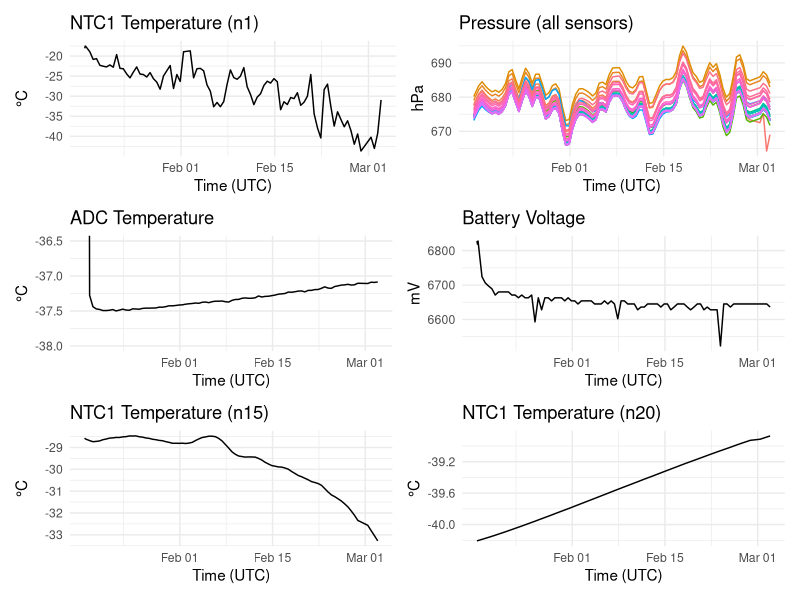

This figure's R source:
## ---- chunk 1
library(ggplot2)
library(dplyr)
library(tidyr)
library(patchwork)
## ---- chunk 2

#' Extract a substring block from a hex string
#'
#' @param s Character scalar. Full hex string.
#' @param pos Integer. 1-based start position in `s`.
#' @param n Integer. Number of characters to extract.
#' @return Character scalar of length `n` (or shorter if `s` ends early).
hex_block <- function(s, pos, n) substr(s, pos, pos + n - 1L)


#' Convert hexadecimal string to an unsigned number (robust)
#'
#' Robustly converts a hexadecimal string to a numeric value.
#' This avoids potential overflow issues of `strtoi()` for unsigned 32-bit values
#' (e.g., Unix time encoded as 8 hex chars).
#'
#' @param h Character scalar. Hex string (e.g., "1A18", "FFFFFFFF").
#' @return Numeric scalar (or `NA_real_` if parsing fails).
#' @examples
#' hex_to_uint("1a18")     # 6680
#' hex_to_uint("FFFFFFFF") # 4294967295
hex_to_uint <- function(h) {
  if (is.na(h) || h == "" || nchar(h) == 0L) return(NA_real_)
  h <- toupper(h)

  chars <- strsplit(h, "", fixed = TRUE)[[1]]
  # Map '0'..'9','A'..'F' -> 0..15
  nibble <- match(chars, c(as.character(0:9), LETTERS[1:6])) - 1L
  if (any(is.na(nibble))) return(NA_real_)

  # Accumulate in base-16 (numeric is exact up to 2^53)
  v <- 0
  for (d in nibble) v <- v * 16 + d
  v
}


#' Convert hexadecimal string to signed integer (two's complement)
#'
#' Interprets an unsigned hex value as a signed two's-complement integer
#' of given bit width.
#'
#' @param h Character scalar. Hex string.
#' @param bits Integer. Bit width (e.g., 16, 24).
#' @return Integer scalar (or `NA_integer_` if parsing fails).
#' @examples
#' hex_to_int("FF", 8)     # -1
#' hex_to_int("8000", 16)  # -32768
hex_to_int <- function(h, bits) {
  v <- hex_to_uint(h)
  if (is.na(v)) return(NA_integer_)

  sign_bit <- 2^(bits - 1L)
  if (v >= sign_bit) v <- v - 2^bits

  as.integer(v)
}


#' Get decoding specification for a field name
#'
#' Returns the number of hex characters (`n_hex`) and a decoding function
#' to convert the corresponding block into a value.
#'
#' Rules implemented:
#' - `time_unix`: 8 hex chars, unsigned
#' - `adc_temp`: 6 hex chars, signed 24-bit
#' - `battery_mv`: 4 hex chars, unsigned (uint16)
#' - `*.gnd`: 4 hex chars, signed 16-bit
#' - `*.ntc1`, `*.ntc2`, `*.pressure`: 6 hex chars, signed 24-bit
#'
#' @param name Character scalar. Field name from the schema.
#' @return List with elements `n_hex` (integer) and `decode` (function).
field_spec <- function(name) {
  if (name == "time_unix") {
    return(list(n_hex = 8L, decode = hex_to_uint))
  }
  if (name == "adc_temp") {
    return(list(n_hex = 6L, decode = function(h) hex_to_int(h, bits = 24L)))
  }
  if (name == "battery_mv") {
    return(list(n_hex = 4L, decode = hex_to_uint))
  }

  if (grepl("\\.gnd$", name)) {
    return(list(n_hex = 4L, decode = function(h) hex_to_int(h, bits = 16L)))
  }
  if (grepl("\\.(ntc1|ntc2|pressure|testSB)$", name)) {
    return(list(n_hex = 6L, decode = function(h) hex_to_int(h, bits = 24L)))
  }

  stop("No decoding rule for field: ", name)
}


#' Decode a hex-encoded record according to a schema
#'
#' Decodes a single hex string into named values according to a schema that
#' specifies the order and names of fields. Fields are separated by whitespace.
#'
#' @param schema Character scalar. Whitespace-separated field names.
#'   Example: `"time_unix adc_temp n1.ntc1 n1.ntc2 n1.gnd n1.pressure battery_mv"`.
#' @param hex_string Character scalar. The full hex payload to decode.
#' @return Named list with one element per schema field.
#' @examples
#' schema <- "time_unix adc_temp n1.ntc1 n1.ntc2 n1.gnd n1.pressure battery_mv"
#' # decoded <- decode_hex_line(schema, "6971e7d2...1a18")
decode_hex_line <- function(schema, hex_string) {
  fields <- strsplit(trimws(schema), "\\s+")[[1]]
  out <- vector("list", length(fields))
  names(out) <- fields

  pos <- 1L
  for (i in seq_along(fields)) {
    sp <- field_spec(fields[i])
    block <- hex_block(hex_string, pos, sp$n_hex)

    out[[i]] <- if (nchar(block) == sp$n_hex) sp$decode(block) else NA
    pos <- pos + sp$n_hex
  }

  # Warn if extra characters remain (usually indicates schema mismatch)
  if (pos <= nchar(hex_string)) {
    leftover <- substr(hex_string, pos, nchar(hex_string))
    if (nchar(trimws(leftover)) > 0L) {
      warning("Unused trailing hex characters: ", leftover)
    }
  }

  out
}
## ---- chunk 3
#' Check plausibility of decoded sensor values
#'
#' Performs a simple plausibility check on decoded sensor data.
#' Ground reference values (`*.gnd`) must lie between -1000 and -500,
#' and pressure values (`*.pressure`) between 620000 and 740000.
#'
#' If all values fall within the expected ranges, a message "Plausibility check: OK"
#' is printed. Otherwise a warning is issued.
#'
#' @param decoded Named list returned by `decode_hex_line()`.
#'
#' @return Invisibly returns `NULL`. The function is intended for quick validation.
#'
#' @examples
#' decoded <- decode_hex_line(schema, hex_string)
#' check_plausibility(decoded)
check_plausibility <- function(decoded) {
  gnd  <- unlist(decoded[grep("\\.gnd$", names(decoded))])
  pres <- unlist(decoded[grep("\\.pressure$", names(decoded))])

  if (all(gnd >= -1000 & gnd <= -500, na.rm = TRUE) &&
      all(pres >= 620000 & pres <= 740000, na.rm = TRUE)) {
    message("Plausibility check: OK")
  } else {
    warning("Plausibility check failed")
  }
}
## ---- chunk 4
schema_head03 <- "time_unix	adc_temp	n1.ntc1	n1.ntc2	n1.gnd	n1.pressure	n2.ntc1	n2.ntc2	n2.gnd	n2.pressure	n3.ntc1	n3.ntc2	n3.gnd	n3.pressure	n4.ntc1	n4.ntc2	n4.gnd	n4.pressure	n5.ntc1	n5.ntc2	n5.gnd	n5.pressure	n6.ntc1	n6.ntc2	n6.gnd	n6.pressure	n7.ntc1	n7.ntc2	n7.gnd	n7.pressure	n8.ntc1	n8.ntc2	n8.gnd	n8.pressure	n9.ntc1	n9.ntc2	n9.gnd	n9.pressure	n10.ntc1	n10.ntc2	n10.gnd	n10.pressure	n11.ntc1	n11.ntc2	n11.gnd	n11.pressure	n12.ntc1	n12.ntc2	n12.gnd	n12.pressure	n13.ntc1	n13.ntc2	n13.gnd	n13.pressure	n14.ntc1	n14.ntc2	n14.gnd	n14.pressure	n15.ntc1	n15.ntc2	n15.gnd	n15.pressure	n16.ntc1	n16.ntc2	n16.gnd	n16.pressure	n17.ntc1	n17.ntc2	n17.gnd	n17.pressure	n18.ntc1	n18.ntc2	n18.gnd	n18.pressure	n19.ntc1	n19.ntc2	n19.gnd	n19.pressure	n20.ntc1	n20.ntc2	n20.gnd	n20.pressure	n21.ntc1	n21.ntc2	n21.gnd	n21.pressure	n22.ntc1	n22.ntc2	n22.gnd	n22.pressure	n23.ntc1	n23.ntc2	n23.gnd	n23.pressure	n24.ntc1	n24.ntc2	n24.gnd	n24.pressure	n25.ntc1	n25.ntc2	n25.gnd	n25.pressure	n26.ntc1	n26.ntc2	n26.gnd	n26.pressure	n27.ntc1	n27.ntc2	n27.gnd	n27.pressure	n28.ntc1	n28.ntc2	n28.gnd	n28.pressure	n29.ntc1	n29.ntc2	n29.gnd	n29.pressure	n30.ntc1	n30.ntc2	n30.gnd	n30.pressure	n31.ntc1	n31.ntc2	n31.gnd	n31.pressure	n32.ntc1	n32.ntc2	n32.gnd	n32.pressure	n33.ntc1	n33.ntc2	n33.gnd	n33.pressure	n34.ntc1	n34.ntc2	n34.gnd	n34.pressure	n35.ntc1	n35.ntc2	n35.gnd	n35.pressure	battery_mv"

schema_head04 <- "time_unix	adc_temp	n1.ntc1	n1.ntc2	n1.testSB	n1.gnd	n2.ntc1	n2.ntc2	n2.testSB	n2.gnd	n3.ntc1	n3.ntc2	n3.testSB	n3.gnd	n4.ntc1	n4.ntc2	n4.testSB	n4.gnd	n5.ntc1	n5.ntc2	n5.testSB	n5.gnd	n6.ntc1	n6.ntc2	n6.testSB	n6.gnd	n7.ntc1	n7.ntc2	n7.testSB	n7.gnd	n8.ntc1	n8.ntc2	n8.testSB	n8.gnd	n9.ntc1	n9.ntc2	n9.testSB	n9.gnd	n10.ntc1	n10.ntc2	n10.testSB	n10.gnd	n11.ntc1	n11.ntc2	n11.testSB	n11.gnd	n12.ntc1	n12.ntc2	n12.testSB	n12.gnd	n13.ntc1	n13.ntc2	n13.testSB	n13.gnd	n14.ntc1	n14.ntc2	n14.testSB	n14.gnd	n15.ntc1	n15.ntc2	n15.testSB	n15.gnd	n16.ntc1	n16.ntc2	n16.testSB	n16.gnd	n17.ntc1	n17.ntc2	n17.testSB	n17.gnd	n18.ntc1	n18.ntc2	n18.testSB	n18.gnd	n19.ntc1	n19.ntc2	n19.testSB	n19.gnd	n20.ntc1	n20.ntc2	n20.testSB	n20.gnd	n21.ntc1	n21.ntc2	n21.testSB	n21.gnd	n22.ntc1	n22.ntc2	n22.testSB	n22.gnd	n23.ntc1	n23.ntc2	n23.testSB	n23.gnd	n24.ntc1	n24.ntc2	n24.testSB	n24.gnd	n25.ntc1	n25.ntc2	n25.testSB	n25.gnd	battery_mv"


## ---- chunk 5

example_head03 <- "6971e7d236cc371ed93a1ebdd7fccc0a571a48041d47dd5afcf90a5827477e02478b2cfcca0a5c6a47971a476e50fcd10a59cd47e0a847f6c4fcdf0a5ad547f66947ec67fcf40a5c91485b22486be5fcb10a5f8148bfb1489ac2fca60a616b48b7a448d80cfcbc0a624048bc9748e817fced0a658148d6af48fad0fcea0a6b2e48d442491b22fcd10a6faa24d30e24ec91fd240a579c27a7ac27bf89fccc0a56ea2d08f12d0c71fc910a56c9326aa6327c29fd100a567d378ee6378712fcd70a569f3f71f23f5c48fcb20a565c4456e3445c02fccd0a5b2046e0a346df55fcc50a579e47ce0547df41fce90a57c74811bd480d32fcff0a583b47f52347f4a4fce00a57e147c9a947ee7cfcd80a5938479d6547bacdfccf0a595b242bac2445d0fccc0a5743256483256b9bfce80a5657262eb5260830fcdf0a56d2274339272f0cfccc0a56ed29cfc429df8efd0d0a56c52cb2902cb9d2fcee0a572b2ecec42edae5fd170a56ae31009730facdfcaf0a5736340a893420bffcd30a55ef36c87c36b1fcfd0b0a56461a18"


decoded <- decode_hex_line(schema_head03, example_head03)
check_plausibility(decoded)
print(decoded)
## ---- chunk 6


data_head04 <- "69a5cb0a36a52835627235540663d24afcad38f48238ee6b63c79dfc8944f52644e16663bfb5fc9847891e47850663c4dbfc9547a57d47b0f063b71dfc7c479f9247aa7163c8b2fc6c47fc8547f54b63bb43fcb148301848293d63bb57fc3e4874b948604d63bd62fc7848b75948951463bbf3fc5d48de5748c05163b9a8fc5d48dc1348fc7763b76dfc4e490bea490b5e63baebfc6848fd95491e5c63bd17fc6348f59d4907a563c08dfc7a48c85248fff063a956fc4c48cc6748c02663bbedfcbf487d5e4878e763b03cfcbb4827e148165663b5c9fc7148108b480f0663bde5fc7134d94634c7d963bfe9fc8f35fa503601c163cd14fc86382a11381be363b303fc793d07373d2a2663b6e1fc7d45e12f460b6f63b404fc8b1a29"

decoded <- decode_hex_line(schema_head04, data_head04)
check_plausibility(decoded)
print(decoded)
## ---- chunk 7
library(readr)
library(dplyr)
library(lubridate)
library(purrr)
library(tidyr)
library(tibble)

#Example file for head03
df <- read_csv("./data/messages-1772658094615.csv", show_col_types = FALSE) %>%
  rename(datetime_utc = `Date Time (UTC)`,
         payload      = Payload,
         nbytes       = `Length (Bytes)`) %>%
  mutate(datetime_utc = dmy_hms(datetime_utc, tz = "UTC")) %>%
  arrange(datetime_utc)

# ---- 2) 340+54 Paare zu einer hex_data Zeile zusammenfügen ---
pairs <- df %>%
  mutate(
    next_time   = lead(datetime_utc),
    next_nbytes = lead(nbytes),
    next_pay    = lead(payload),
    dt_min      = as.numeric(difftime(next_time, datetime_utc, units = "mins"))
  ) %>%
  filter(nbytes == 340, next_nbytes == 54, !is.na(dt_min), dt_min <= 10) %>%
  transmute(
    recv_time_utc = next_time,                 # Zeitpunkt, wenn komplett
    start_time_utc = datetime_utc,             # Zeitpunkt der 340B Nachricht
    hex_data = paste0(payload, next_pay)
  )

## ---- chunk 8

decoded_tbl <- pairs %>%
  mutate(decoded = map(hex_data, ~ decode_hex_line(schema_head03, .x))) %>%
  unnest_wider(decoded)


#Check all messages for plausibility
decoded_tbl %>%
  rowwise() %>%
  mutate(.check = list(check_plausibility(as.list(pick(starts_with("n")))))) %>%
  ungroup()


decoded_tbl

## ---- chunk 9
#' Convert ADC counts to temperature
#'
#' Linear conversion from ADC counts to temperature (°C).
#'
#' @param count Numeric vector of ADC counts.
#' @return Numeric vector of temperatures in °C.
adc2temp <- function(count) {
  6.101e-5 * count - 256.6
}

#' Convert NTC ADC counts to uncalibrated temperature
#'
#' Converts NTC counts to temperature (°C) using the sensor/resistor model
#' implemented in the logger firmware.
#'
#' @param counts Numeric vector of NTC counts.
#' @return Numeric vector of uncalibrated temperatures in °C.
NTCcounts2temp <- function(counts) {
  H <- (-counts * 1000000) / (counts - 33554432)
  resistance <- (H * 499000) / (499000 - H)
  temperatures <- 1 / ((1 / 3380) * log(resistance / 10000) + 1 / 298.15)
  temperatures <- temperatures - 273.15
  temperatures
}

#' Convert pressure counts to hPa
#'
#' Converts raw pressure values to hectopascal (hPa) by dividing by 10000.
#'
#' @param pressure Numeric vector of raw pressure values.
#' @return Numeric vector of pressure in hPa.
pressure2hPa <- function(pressure) {
  pressure / 1000
}

#' Convert Unix time to POSIXct (UTC)
#'
#' Converts Unix epoch seconds to a POSIXct timestamp in UTC.
#'
#' @param time_unix Numeric vector of Unix time (seconds since 1970-01-01).
#' @return POSIXct vector in UTC.
unix2posix_utc <- function(time_unix) {
  as.POSIXct(time_unix, origin = "1970-01-01", tz = "UTC")
}

## ---- chunk 10

# ---- Apply Level-2 processing to decoded_tbl -----------------



decoded_l2 <- decoded_tbl %>%
  mutate(
    time_utc = unix2posix_utc(time_unix),
    adc_temp_C = adc2temp(adc_temp)
  ) %>%
  mutate(
    across(matches("\\.ntc[12]$"),
           ~ NTCcounts2temp(.x),
           .names = "{.col}_temp_C"),
    across(matches("\\.pressure$"),
           ~ pressure2hPa(.x),
           .names = "{.col}_hPa")
  ) %>%
  # keep a tidy subset for plotting (adjust as you like)
  select(
    recv_time_utc, start_time_utc, time_utc,
    battery_mv, adc_temp_C,
    matches("\\.ntc[12]_temp_C$"),
    matches("\\.pressure_hPa$"),
    matches("\\.gnd$")
  )

decoded_l2
## ---- chunk 11
library(dplyr)
library(tidyr)
library(ggplot2)
library(patchwork)

# ---- Pressure Daten in long format bringen -----------------

pressure_long <- decoded_l2 %>%
  select(time_utc, matches("\\.pressure_hPa$")) %>%
  pivot_longer(
    -time_utc,
    names_to = "sensor",
    values_to = "pressure_hPa"
  )

# ---- einzelne Panels ---------------------------------------

p1 <- ggplot(decoded_l2, aes(time_utc, n1.ntc1_temp_C)) +
  geom_line() +
  labs(title = "NTC1 Temperature (n1)", x = "Time (UTC)", y = "°C") +
  theme_minimal()

p2 <- ggplot(pressure_long, aes(time_utc, pressure_hPa, colour = sensor)) +
  geom_line() +
  labs(title = "Pressure (all sensors)", x = "Time (UTC)", y = "hPa") +
  theme_minimal() +
  theme(legend.position = "none")

p3 <- ggplot(decoded_l2, aes(time_utc, adc_temp_C)) +
  geom_line() +
  coord_cartesian(ylim = c(-38, -36.5)) +
  labs(title = "ADC Temperature", x = "Time (UTC)", y = "°C") +
  theme_minimal()

p4 <- ggplot(decoded_l2, aes(time_utc, battery_mv)) +
  geom_line() +
  labs(title = "Battery Voltage", x = "Time (UTC)", y = "mV") +
  theme_minimal()

p5 <- ggplot(decoded_l2, aes(time_utc, n15.ntc1_temp_C)) +
  geom_line() +
  labs(title = "NTC1 Temperature (n15)", x = "Time (UTC)", y = "°C") +
  theme_minimal()

p6 <- ggplot(decoded_l2, aes(time_utc, n20.ntc1_temp_C)) +
  geom_line() +
  labs(title = "NTC1 Temperature (n20)", x = "Time (UTC)", y = "°C") +
  theme_minimal()

# ---- Layout -------------------------------------------------

(p1 | p2) /
(p3 | p4) /
(p5 | p6)
